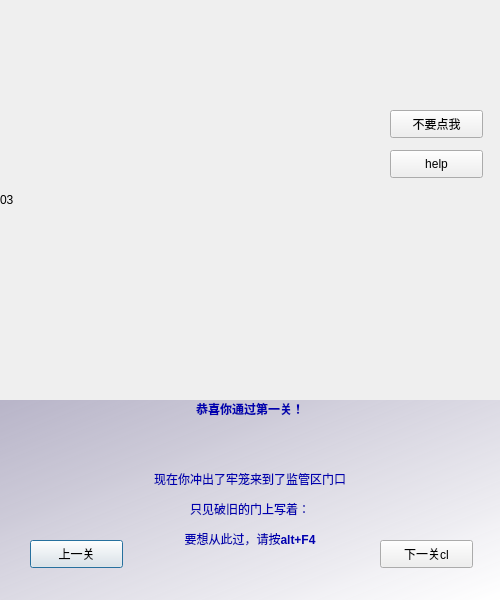
<?xml version="1.0" encoding="UTF-8"?>
<ui version="4.0">
 <class>Dialog3</class>
 <widget class="QDialog" name="Dialog3">
  <property name="geometry">
   <rect>
    <x>0</x>
    <y>0</y>
    <width>500</width>
    <height>600</height>
   </rect>
  </property>
  <property name="windowTitle">
   <string>不正常人类研究中心</string>
  </property>
  <widget class="QPushButton" name="pushButton">
   <property name="geometry">
    <rect>
     <x>30</x>
     <y>540</y>
     <width>93</width>
     <height>28</height>
    </rect>
   </property>
   <property name="text">
    <string>上一关</string>
   </property>
  </widget>
  <widget class="QPushButton" name="pushButton_2">
   <property name="geometry">
    <rect>
     <x>390</x>
     <y>110</y>
     <width>93</width>
     <height>28</height>
    </rect>
   </property>
   <property name="text">
    <string>不要点我</string>
   </property>
  </widget>
  <widget class="QLabel" name="label">
   <property name="geometry">
    <rect>
     <x>0</x>
     <y>0</y>
     <width>500</width>
     <height>400</height>
    </rect>
   </property>
   <property name="text">
    <string>03</string>
   </property>
  </widget>
  <widget class="QLabel" name="label_2">
   <property name="geometry">
    <rect>
     <x>0</x>
     <y>400</y>
     <width>500</width>
     <height>200</height>
    </rect>
   </property>
   <property name="styleSheet">
    <string notr="true">background-color: qlineargradient(spread:pad, x1:0, y1:0, x2:1, y2:1, stop:0 rgba(175, 171, 194, 220), stop:1 rgba(255, 255, 255, 255));
color: rgb(0, 0, 175);</string>
   </property>
   <property name="text">
    <string>&lt;html&gt;&lt;head/&gt;&lt;body&gt;&lt;p align=&quot;center&quot;&gt;&lt;span style=&quot; font-weight:600;&quot;&gt;恭喜你通过第一关！&lt;/span&gt;&lt;/p&gt;&lt;p align=&quot;center&quot;&gt;&lt;br/&gt;&lt;/p&gt;&lt;p align=&quot;center&quot;&gt;现在你冲出了牢笼来到了监管区门口&lt;/p&gt;&lt;p align=&quot;center&quot;&gt;只见破旧的门上写着：&lt;/p&gt;&lt;p align=&quot;center&quot;&gt;要想从此过，请按&lt;span style=&quot; font-weight:600;&quot;&gt;alt+F4&lt;/span&gt;&lt;/p&gt;&lt;p align=&quot;center&quot;&gt;&lt;br/&gt;&lt;/p&gt;&lt;p align=&quot;center&quot;&gt;你要怎么通过呢？&lt;/p&gt;&lt;/body&gt;&lt;/html&gt;</string>
   </property>
  </widget>
  <widget class="QPushButton" name="pushButton_3">
   <property name="geometry">
    <rect>
     <x>380</x>
     <y>540</y>
     <width>93</width>
     <height>28</height>
    </rect>
   </property>
   <property name="text">
    <string>下一关cl</string>
   </property>
  </widget>
  <widget class="QPushButton" name="pushButton_4">
   <property name="geometry">
    <rect>
     <x>390</x>
     <y>150</y>
     <width>93</width>
     <height>28</height>
    </rect>
   </property>
   <property name="text">
    <string>help</string>
   </property>
  </widget>
  <zorder>label_2</zorder>
  <zorder>label</zorder>
  <zorder>pushButton</zorder>
  <zorder>pushButton_2</zorder>
  <zorder>pushButton_3</zorder>
  <zorder>pushButton_4</zorder>
 </widget>
 <resources/>
 <connections/>
</ui>
